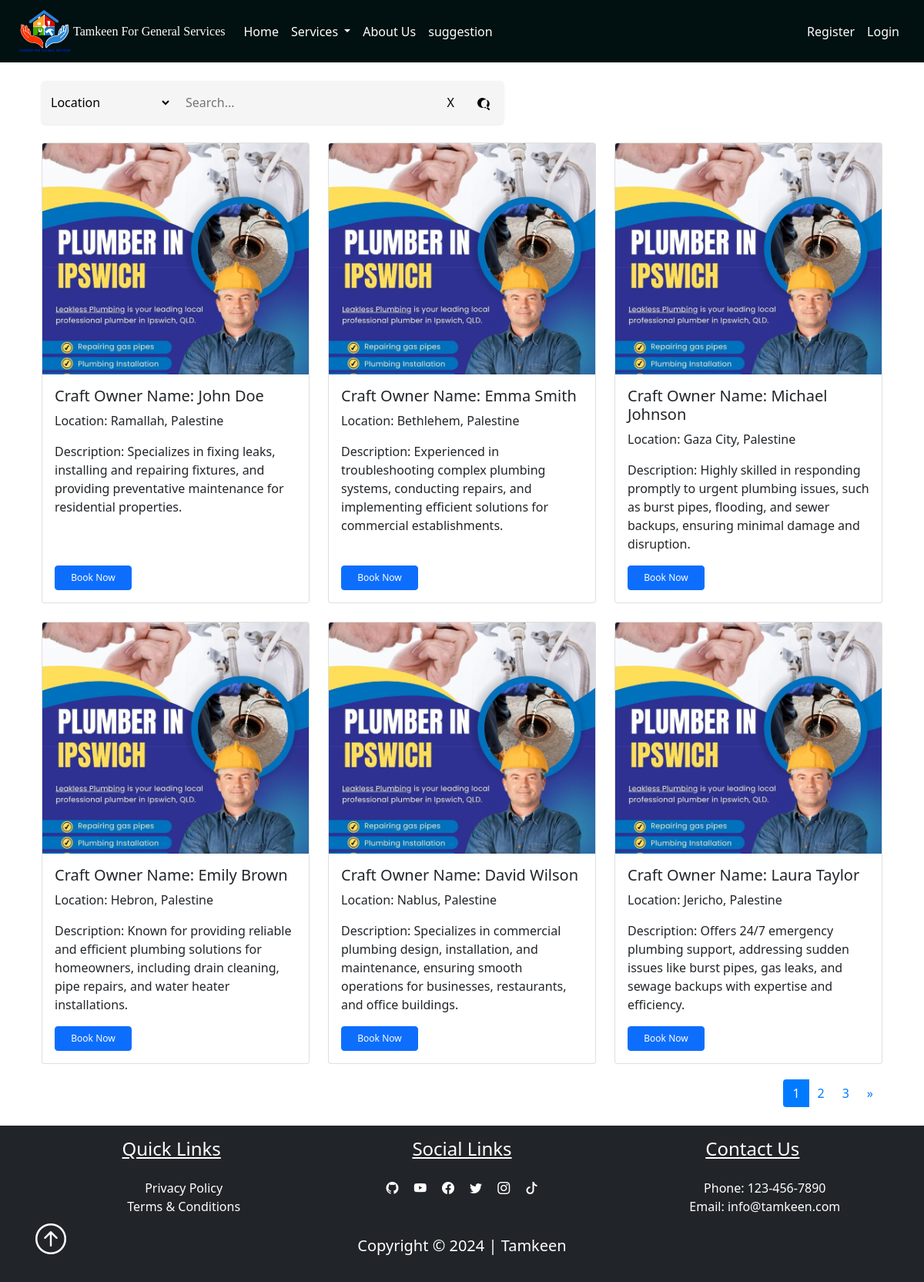
Page /plumbing on the committed database.
### pythonic/models.py (models this page shows, shortened)
class User(db.Model, UserMixin):
    id = db.Column(db.Integer, primary_key=True)
    username = db.Column(db.String(25), unique=True, nullable=False)
    email = db.Column(db.String(125), unique=True, nullable=False)
    image_file = db.Column(db.String(20), nullable=False, default="prf.jpg")
    password = db.Column(db.String(60), nullable=False)
    address = db.Column(db.String(25), nullable=False)
    contactNumber = db.Column(db.String(10), nullable=False)
    user_type = db.Column(db.String(20), nullable=False)
    service_type = db.Column(db.String(20), nullable=True)
    description = db.Column(db.Text, nullable=True)
    service_id = db.Column(db.Integer, db.ForeignKey("service.id"), nullable=True)
    availability = db.relationship('Availability', uselist=False, backref='owner', lazy=True)
    works = db.relationship("Work", backref="maker", lazy=True)
    ratings = db.relationship('Rating', foreign_keys='Rating.craft_owner_id', backref='craft_owner', lazy=True)
    average_rating = db.Column(db.Float, nullable=True)

### pythonic/routes.py (the view)
@app.route('/plumbing')
def plumbing():
    page = request.args.get('page', 1, type=int)
    per_page = 6
    users, total_users, total_pages = get_plumbing_users_from_database(page, per_page)
    next_url = url_for('plumbing', page=page + 1) if page < total_pages else None
    prev_url = url_for('plumbing', page=page - 1) if page > 1 else None
    pages = range(1, total_pages + 1)
    return render_template('plumbing.html', plumbing_users=users, next_url=next_url, prev_url=prev_url, pages=pages, current_page=page)

### instance/helper.py (called while the page is built)
def get_plumbing_users_from_database(page, per_page):
    plumbing_pagination = User.query.filter_by(service_type='plumbing').paginate(page=page, per_page=per_page, error_out=False)
    total_users = plumbing_pagination.total
    total_pages = plumbing_pagination.pages
    return plumbing_pagination.items, total_users, total_pages

### pythonic/templates/plumbing.html (shortened to what this page needs)
<!DOCTYPE html>
<html lang="en">
<head>
    <link href="{{ url_for('static', filename='css/bootstrap.min.css') }}" rel="stylesheet">
</head>
<body>
    {% extends "layout.html" %}
    {% block content %}
    <br>
    <div class="container">
        <div class="search-container">
            <select id="filterSelect">
                <option value="location">Location</option>
            </select>
            <input type="text" id="searchInput" placeholder="Search...">
            <button id="clearButton">X</button>
            <button id="searchButton">
            </button>
        </div>
        <br>
        <div class="row row-cols-1 row-cols-md-3 g-4" id="cardContainer">
            {% for user in plumbing_users %}
            <div class="col">
                <div class="card solution_card" data-location="{{ user.address }}" data-craftowner="{{ user.username }}">
                    <img src="{{ url_for('static', filename=user.image_file) }}" class="card-img-top" alt="plumbing image">
                    <div class="card-body">
                        <h5 class="card-title">Craft Owner Name: {{ user.username }}</h5>
                        <p class="card-text">Location: {{ user.address }}</p>
                        <p class="card-text">Description: {{ user.description }}</p>
                        <a href="/appointments?craft_owner={{ user.username }}&service_type={{ user.service_type }}" class="btn btn-primary" style="font-size: 12px; width: 100px;">Book Now</a>
                    </div>
                </div>
            </div>
            {% endfor %}
        </div>
        <div class="pagination-container">
            <nav aria-label="Page navigation">
                <ul class="pagination">
                    {% for page in pages %}
                    <li class="page-item {% if page == current_page %}active{% endif %}">
                        <a class="page-link" href="{{ url_for('plumbing', page=page) }}">{{ page }}</a>
                    </li>
                    {% endfor %}
                    {% if next_url %}
                    <li class="page-item">
                        <a class="page-link" href="{{ next_url }}" aria-label="Next">
                            <span aria-hidden="true">&raquo;</span>
                        </a>
                    </li>
                    {% endif %}
                </ul>
            </nav>
        </div>
      </div>
      <br>
    {% endblock %}

### pythonic/static/main.css (style rules this page uses)
.container { object-fit:fill; margin: auto; }

### pythonic/templates/plumbing.html (style rules this page uses)
.search-container { display: flex; align-items: center; background-color: #f5f5f5; padding: 8px; border-radius: 5px; box-shadow: 0px 1px 3px rgba(0, 0, 0, 0.1); width: 600px; margin-left: 0; }
#filterSelect { border: none; background-color: transparent; font-size: 16px; margin-right: 10px; flex-shrink: 0; }
#searchInput { flex-grow: 1; border: none; background-color: transparent; font-size: 16px; padding: 8px; }
#clearButton, #searchButton { border: none; background-color: transparent; font-size: 16px; cursor: pointer; padding: 0 10px; flex-shrink: 0; }
#searchButton svg { vertical-align: middle; }
#clearButton { margin-right: 10px; }
.btn-primary { margin-top: auto; font-size: 14px; padding: 5px 10px; }
.pagination-container { display: flex; justify-content: flex-end; align-items: center; margin-top: 20px; }
.pagination-container .pagination { margin: 0; }
.pagination-container .pagination .page-link { color: #007bff; background-color: transparent; border: none; cursor: pointer; }
.pagination-container .pagination .page-item.active .page-link { z-index: 1; color: #fff; background-color: #007bff; border-color: #007bff; }
.card { display: flex; flex-direction: column; justify-content: space-between; transition: transform 0.3s, box-shadow 0.3s; height: 100%; }
.card-body { flex-grow: 1; display: flex; flex-direction: column; justify-content: space-between; }
.card-img-top { height: 300px; object-fit: cover; }

### rows in the picture
User: image_file (picture), username "John Doe", address "Ramallah, Palestine", description "Specializes in fixing leaks, installing and repairing fixtures, and providing preventative maintenance for residential properties."
User: image_file (picture), username "Emma Smith", address "Bethlehem, Palestine", description "Experienced in troubleshooting complex plumbing systems, conducting repairs, and implementing efficient solutions for commercial establishments."
User: image_file (picture), username "Michael Johnson", address "Gaza City, Palestine", description "Highly skilled in responding promptly to urgent plumbing issues, such as burst pipes, flooding, and sewer backups, ensuring minimal damage and disruption."
User: image_file (picture), username "Emily Brown", address "Hebron, Palestine", description "Known for providing reliable and efficient plumbing solutions for homeowners, including drain cleaning, pipe repairs, and water heater installations."
User: image_file (picture), username "David Wilson", address "Nablus, Palestine", description "Specializes in commercial plumbing design, installation, and maintenance, ensuring smooth operations for businesses, restaurants, and office buildings."
User: image_file (picture), username "Laura Taylor", address "Jericho, Palestine", description "Offers 24/7 emergency plumbing support, addressing sudden issues like burst pipes, gas leaks, and sewage backups with expertise and efficiency."

### other values in the picture
{{ page }} "1" "2" "3"
